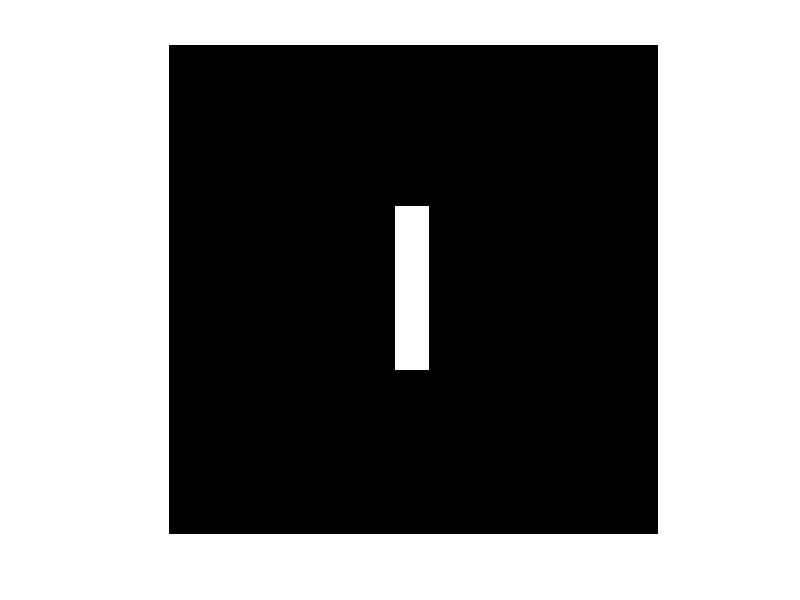
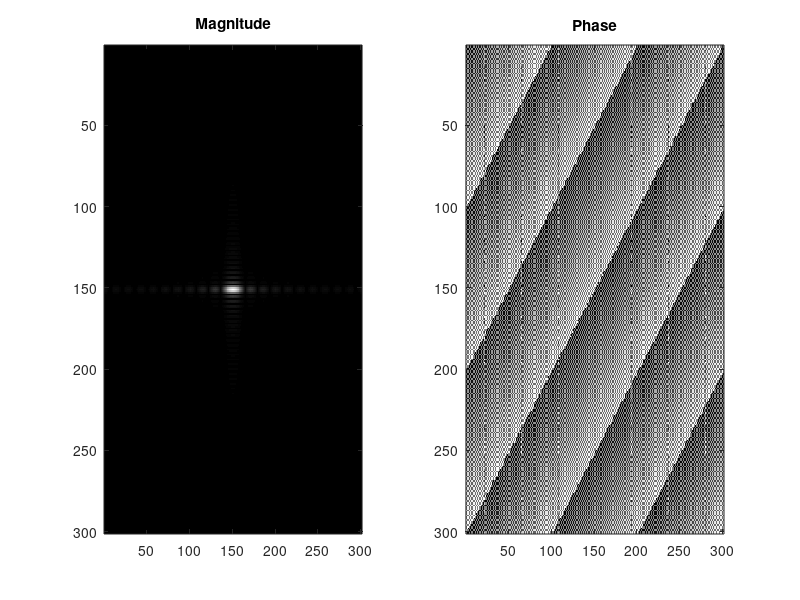
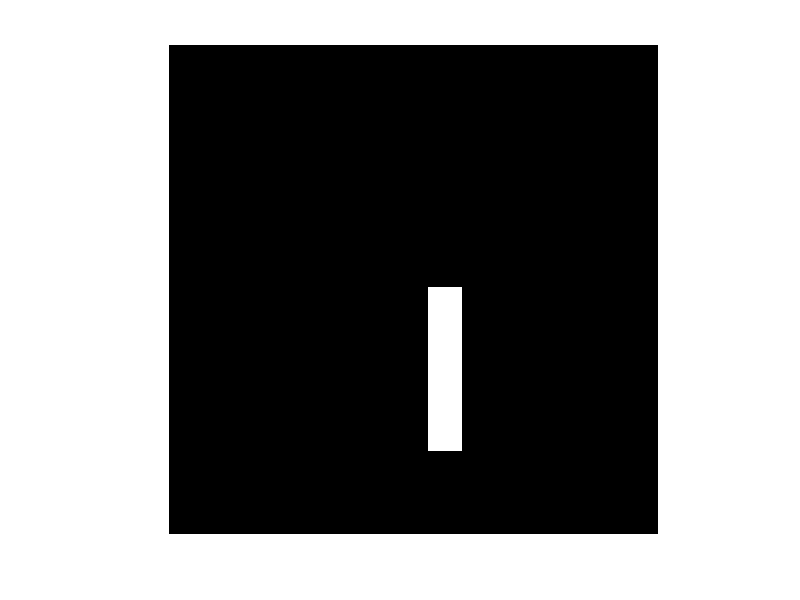
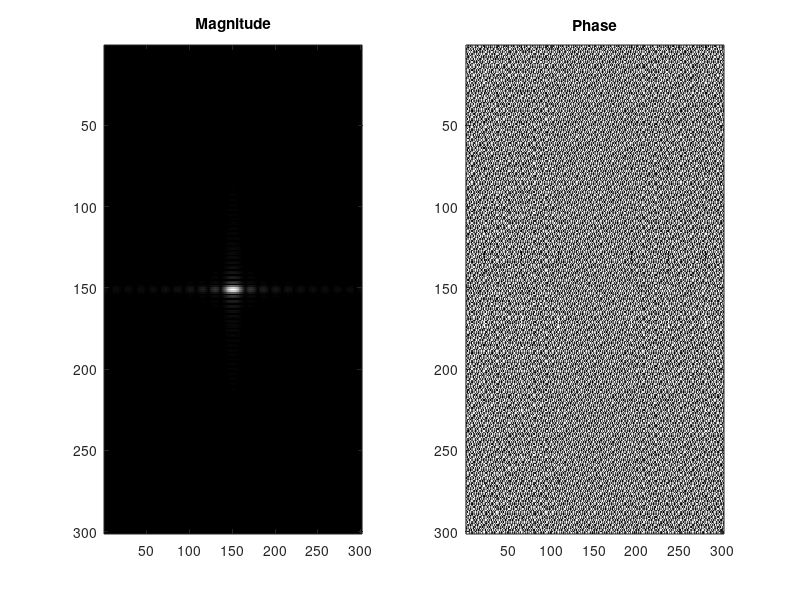

Here is the MATLAB script that generated these plots, in order: (Note: this script raises an error after producing the figures.)
function Lab5()

% 1.1
img = zeros(301,301);
img(100:200, 140:160) = 255;
figure(1); imshow(img);
% 1.2
imgFreq = fftshift(fft2(img));
figure(2);
subplot(121);
imagesc(abs(imgFreq));
colormap('gray'); title('Magnitude') 
subplot(122);
imagesc(angle(imgFreq)/pi*180);
colormap('gray'); title('Phase')
% 1.3
img = zeros(301,301);
img(100:200, 140:160) = 255;
imgTrans = zeros(301,301);
imgTrans(150:250, 160:180) = 255;
figure(3); imshow(imgTrans);
imgFreq = fftshift(fft2(imgTrans));
figure(4);
subplot(121);
imagesc(abs(imgFreq));
colormap('gray'); title('Magnitude') 
subplot(122);
imagesc(angle(imgFreq)/pi*180);
colormap('gray'); title('Phase')
imgRot = imrotate(img, 45)
figure(5); imshow(imgRot);
imgFreq = fftshift(fft2(imgRot));
figure(6);
subplot(121);
imagesc(abs(imgFreq));
colormap('gray'); title('Magnitude') 
subplot(122);
imagesc(angle(imgFreq)/pi*180);
colormap('gray'); title('Phase')
img2 = zeros(301,301);
img2(20:120, 140:160) = 255;
img2(180:280, 140:160) = 255;
figure(7); imshow(img2);
imgFreq = fftshift(fft2(img2));
figure(8);
subplot(121);
imagesc(abs(imgFreq));
colormap('gray'); title('Magnitude') 
subplot(122);
imagesc(angle(imgFreq)/pi*180);
colormap('gray'); title('Phase')
img3 = zeros(301,301)
img3(100:200, 145:155) = 255
figure(9); imshow(img3);
imgFreq = fftshift(fft2(img3));
figure(10);
subplot(121);
imagesc(abs(imgFreq));
colormap('gray'); title('Magnitude') 
subplot(122);
imagesc(angle(imgFreq)/pi*180);
colormap('gray'); title('Phase')
% Observations : The translated images has change only in phase spectrum while the rotated image has change in both magnitude and phase spectrum.
% 1.4
Im=0;
N=64;
T=1;
Ts=T/N;
Fs=1/Ts;
df=Fs/N;
Im(N/8:N/4,N/4+1:N/2)=1;
Im(1:N/4,N/2+1:N)=Im;
Im(N/4+1:N/2,:) = Im;
Im(N/2+1:3*N/4,:) = Im(1:N/4,:);
Im(3*N/4+1:N,:) = Im(1:N/4,:);
figure(10); imshow(Im);
imgFreq = fftshift(fft2(Im));
figure(11);
subplot(121);
imagesc(abs(imgFreq));
F= abs(imgFreq);
colormap('gray'); title('Magnitude') 
subplot(122);
imagesc(angle(imgFreq)/pi*180);
colormap('gray'); title('Phase')
size (Im)
centered = mean (Im (:)) % centered =  0.2813
CenteredFreq = imgFreq (N/2+1, N/2+1)/ 64^2 % CenteredFreq = 0.2813
% 1.5 
Im=0;
N=64;
T=1;
Ts=T/N;
Fs=1/Ts;
df=Fs/N;
Im(N/8:N/4,N/4+1:N/2)=1;
Im(1:N/4,N/2+1:N)=Im;
Im(N/4+1:N/2,:) = Im;
Im(N/2+1:3*N/4,:) = Im(1:N/4,:);
Im(3*N/4+1:N,:) = Im(1:N/4,:);
imgFreq = fftshift(fft2(Im));
centered = mean (Im (:)) % centered =  0.2813
CenteredFreq = imgFreq (N/2+1, N/2+1)/ 64^2 % centeredFreq =  0.2813
figure(12);
subplot(131); imshow(Im); title('Input Signal')
subplot(132); imagesc(abs(imgFreq)); colormap('gray'); title('Magnitude')
subplot(133); imagesc(angle(imgFreq)/pi*180); colormap('gray'); title('Phase')
col = imgFreq(:,N/2+1); 
row = imgFreq(N/2+1,:); 
fr = (-N/2 : N/2-1);
figure(13); 
subplot(121); plot(fr,abs(row));title('Plot - If(u,0)')
subplot(122); plot(fr,abs(col));title('Plot - If(0,v)');
% 1.6
lena = imread('C:\Users\Saed Khawaldeh\Documents\GitHub\DSP-TP-1617\Lab5\images\lena-grey.bmp'); 
figure (14)
imshow (lena);
imgFreq = fftshift(fft2(lena));
figure(15);
subplot(121);
imagesc(abs(imgFreq));
colormap('gray'); title('Magnitude') 
subplot(122);
imagesc(angle(imgFreq)/pi*180);
colormap('gray'); title('Phase')
mag1=abs(imgFreq);
phase1=angle(imgFreq);
r1=ifftshift(ifft2(mag1));
r2=ifft2(exp(1i*phase1));
figure (16)
imshow(uint8(r1));
figure (17)
imshow(r2,[]);
% 1.7
Sobel_filter=[-1 0 1; -2 0 2; -1 0 1];
lena = imread('C:\Users\Saed Khawaldeh\Documents\GitHub\DSP-TP-1617\Lab5\images\lena-grey.bmp');
Filter_dim = size(Sobel_filter);
Image_dim = size(lena);
ZP_dim = Image_dim + Filter_dim - 1;
DFT_input = fft2(double(lena), ZP_dim(1), ZP_dim(2));
DFT_filter = fft2(double(Sobel_filter), ZP_dim(1), ZP_dim(2));
DFT_output = DFT_input.*DFT_filter;
Output_Inv = ifft2(DFT_output);
Output = Output_Inv(2:size(lena,1)+1, 2:size(lena,2)+1);
figure(18);
subplot(121);imshow(lena); title('Original Image') ;
subplot(122); imshow(Output,[]); title(' Image after filtering') ;
 end